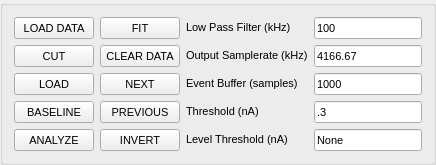
       <widget class="QGroupBox" name="groupBox">
        <property name="sizePolicy">
         <sizepolicy hsizetype="Fixed" vsizetype="Fixed">
          <horstretch>0</horstretch>
          <verstretch>0</verstretch>
         </sizepolicy>
        </property>
        <layout class="QGridLayout" name="gridLayout_2">
         <item row="0" column="0">
          <layout class="QGridLayout" name="gridLayout_14">
           <item row="3" column="0">
            <widget class="QPushButton" name="baselinebutton">
             <property name="sizePolicy">
              <sizepolicy hsizetype="Expanding" vsizetype="Expanding">
               <horstretch>0</horstretch>
               <verstretch>0</verstretch>
              </sizepolicy>
             </property>
             <property name="font">
              <font>
               <family>Arial</family>
               <pointsize>8</pointsize>
               <weight>50</weight>
               <bold>false</bold>
              </font>
             </property>
             <property name="layoutDirection">
              <enum>Qt::LeftToRight</enum>
             </property>
             <property name="autoFillBackground">
              <bool>false</bool>
             </property>
             <property name="text">
              <string>BASELINE</string>
             </property>
            </widget>
           </item>
           <item row="2" column="0">
            <widget class="QPushButton" name="loadbutton">
             <property name="sizePolicy">
              <sizepolicy hsizetype="Expanding" vsizetype="Expanding">
               <horstretch>0</horstretch>
               <verstretch>0</verstretch>
              </sizepolicy>
             </property>
             <property name="font">
              <font>
               <family>Arial</family>
               <pointsize>8</pointsize>
               <weight>50</weight>
               <bold>false</bold>
              </font>
             </property>
             <property name="layoutDirection">
              <enum>Qt::LeftToRight</enum>
             </property>
             <property name="autoFillBackground">
              <bool>false</bool>
             </property>
             <property name="text">
              <string>LOAD</string>
             </property>
            </widget>
           </item>
           <item row="4" column="0">
            <widget class="QPushButton" name="analyzebutton">
             <property name="sizePolicy">
              <sizepolicy hsizetype="Expanding" vsizetype="Expanding">
               <horstretch>0</horstretch>
               <verstretch>0</verstretch>
              </sizepolicy>
             </property>
             <property name="font">
              <font>
               <family>Arial</family>
               <pointsize>8</pointsize>
               <weight>50</weight>
               <bold>false</bold>
              </font>
             </property>
             <property name="layoutDirection">
              <enum>Qt::LeftToRight</enum>
             </property>
             <property name="autoFillBackground">
              <bool>false</bool>
             </property>
             <property name="text">
              <string>ANALYZE</string>
             </property>
            </widget>
           </item>
           <item row="3" column="1">
            <widget class="QPushButton" name="previousfilebutton">
             <property name="sizePolicy">
              <sizepolicy hsizetype="Expanding" vsizetype="Expanding">
               <horstretch>0</horstretch>
               <verstretch>0</verstretch>
              </sizepolicy>
             </property>
             <property name="font">
              <font>
               <family>Arial</family>
               <pointsize>8</pointsize>
               <weight>50</weight>
               <bold>false</bold>
              </font>
             </property>
             <property name="layoutDirection">
              <enum>Qt::LeftToRight</enum>
             </property>
             <property name="autoFillBackground">
              <bool>false</bool>
             </property>
             <property name="text">
              <string>PREVIOUS</string>
             </property>
            </widget>
           </item>
           <item row="2" column="1">
            <widget class="QPushButton" name="nextfilebutton">
             <property name="sizePolicy">
              <sizepolicy hsizetype="Expanding" vsizetype="Expanding">
               <horstretch>0</horstretch>
               <verstretch>0</verstretch>
              </sizepolicy>
             </property>
             <property name="font">
              <font>
               <family>Arial</family>
               <pointsize>8</pointsize>
               <weight>50</weight>
               <bold>false</bold>
              </font>
             </property>
             <property name="layoutDirection">
              <enum>Qt::LeftToRight</enum>
             </property>
             <property name="autoFillBackground">
              <bool>false</bool>
             </property>
             <property name="text">
              <string>NEXT</string>
             </property>
            </widget>
           </item>
           <item row="1" column="1">
            <widget class="QPushButton" name="clearscatterbutton">
             <property name="sizePolicy">
              <sizepolicy hsizetype="Expanding" vsizetype="Expanding">
               <horstretch>0</horstretch>
               <verstretch>0</verstretch>
              </sizepolicy>
             </property>
             <property name="minimumSize">
              <size>
               <width>0</width>
               <height>5</height>
              </size>
             </property>
             <property name="font">
              <font>
               <family>Arial</family>
               <pointsize>8</pointsize>
               <weight>50</weight>
               <bold>false</bold>
              </font>
             </property>
             <property name="layoutDirection">
              <enum>Qt::LeftToRight</enum>
             </property>
             <property name="autoFillBackground">
              <bool>false</bool>
             </property>
             <property name="text">
              <string>CLEAR DATA</string>
             </property>
            </widget>
           </item>
           <item row="4" column="1">
            <widget class="QPushButton" name="invertbutton">
             <property name="sizePolicy">
              <sizepolicy hsizetype="Expanding" vsizetype="Expanding">
               <horstretch>0</horstretch>
               <verstretch>0</verstretch>
              </sizepolicy>
             </property>
             <property name="font">
              <font>
               <family>Arial</family>
               <pointsize>8</pointsize>
               <weight>50</weight>
               <bold>false</bold>
              </font>
             </property>
             <property name="layoutDirection">
              <enum>Qt::LeftToRight</enum>
             </property>
             <property name="autoFillBackground">
              <bool>false</bool>
             </property>
             <property name="text">
              <string>INVERT</string>
             </property>
            </widget>
           </item>
           <item row="1" column="0">
            <widget class="QPushButton" name="cutbutton">
             <property name="sizePolicy">
              <sizepolicy hsizetype="Expanding" vsizetype="Expanding">
               <horstretch>0</horstretch>
               <verstretch>0</verstretch>
              </sizepolicy>
             </property>
             <property name="minimumSize">
              <size>
               <width>0</width>
               <height>5</height>
              </size>
             </property>
             <property name="font">
              <font>
               <family>Arial</family>
               <pointsize>8</pointsize>
               <weight>50</weight>
               <bold>false</bold>
              </font>
             </property>
             <property name="layoutDirection">
              <enum>Qt::LeftToRight</enum>
             </property>
             <property name="autoFillBackground">
              <bool>false</bool>
             </property>
             <property name="text">
              <string>CUT</string>
             </property>
            </widget>
           </item>
           <item row="0" column="0">
            <widget class="QPushButton" name="loaddatabutton">
             <property name="sizePolicy">
              <sizepolicy hsizetype="Expanding" vsizetype="Expanding">
               <horstretch>0</horstretch>
               <verstretch>0</verstretch>
              </sizepolicy>
             </property>
             <property name="font">
              <font>
               <family>Arial</family>
               <pointsize>8</pointsize>
               <weight>50</weight>
               <bold>false</bold>
              </font>
             </property>
             <property name="layoutDirection">
              <enum>Qt::LeftToRight</enum>
             </property>
             <property name="autoFillBackground">
              <bool>false</bool>
             </property>
             <property name="text">
              <string>LOAD DATA</string>
             </property>
            </widget>
           </item>
           <item row="0" column="1">
            <widget class="QPushButton" name="fitbutton">
             <property name="sizePolicy">
              <sizepolicy hsizetype="Expanding" vsizetype="Expanding">
               <horstretch>0</horstretch>
               <verstretch>0</verstretch>
              </sizepolicy>
             </property>
             <property name="font">
              <font>
               <family>Arial</family>
               <pointsize>8</pointsize>
               <weight>50</weight>
               <bold>false</bold>
              </font>
             </property>
             <property name="layoutDirection">
              <enum>Qt::LeftToRight</enum>
             </property>
             <property name="autoFillBackground">
              <bool>false</bool>
             </property>
             <property name="text">
              <string>FIT</string>
             </property>
            </widget>
           </item>
          </layout>
         </item>
         <item row="0" column="3">
          <layout class="QGridLayout" name="gridLayout_15">
           <item row="3" column="1">
            <widget class="QLineEdit" name="thresholdentry">
             <property name="sizePolicy">
              <sizepolicy hsizetype="Fixed" vsizetype="Fixed">
               <horstretch>0</horstretch>
               <verstretch>0</verstretch>
              </sizepolicy>
             </property>
             <property name="font">
              <font>
               <family>Arial</family>
               <pointsize>8</pointsize>
               <weight>50</weight>
               <bold>false</bold>
              </font>
             </property>
             <property name="text">
              <string>.3</string>
             </property>
            </widget>
           </item>
           <item row="2" column="0">
            <widget class="QLabel" name="label_5">
             <property name="sizePolicy">
              <sizepolicy hsizetype="Fixed" vsizetype="Fixed">
               <horstretch>0</horstretch>
               <verstretch>0</verstretch>
              </sizepolicy>
             </property>
             <property name="font">
              <font>
               <family>Arial</family>
               <pointsize>8</pointsize>
               <weight>50</weight>
               <bold>false</bold>
              </font>
             </property>
             <property name="text">
              <string>Event Buffer (samples)</string>
             </property>
            </widget>
           </item>
           <item row="2" column="1">
            <widget class="QLineEdit" name="eventbufferentry">
             <property name="sizePolicy">
              <sizepolicy hsizetype="Fixed" vsizetype="Fixed">
               <horstretch>0</horstretch>
               <verstretch>0</verstretch>
              </sizepolicy>
             </property>
             <property name="font">
              <font>
               <family>Arial</family>
               <pointsize>8</pointsize>
               <weight>50</weight>
               <bold>false</bold>
              </font>
             </property>
             <property name="text">
              <string>1000</string>
             </property>
            </widget>
           </item>
           <item row="1" column="1">
            <widget class="QLineEdit" name="outputsamplerateentry">
             <property name="sizePolicy">
              <sizepolicy hsizetype="Fixed" vsizetype="Fixed">
               <horstretch>0</horstretch>
               <verstretch>0</verstretch>
              </sizepolicy>
             </property>
             <property name="font">
              <font>
               <family>Arial</family>
               <pointsize>8</pointsize>
               <weight>50</weight>
               <bold>false</bold>
              </font>
             </property>
             <property name="text">
              <string>4166.67</string>
             </property>
            </widget>
           </item>
           <item row="0" column="0">
            <widget class="QLabel" name="label">
             <property name="sizePolicy">
              <sizepolicy hsizetype="Fixed" vsizetype="Fixed">
               <horstretch>0</horstretch>
               <verstretch>0</verstretch>
              </sizepolicy>
             </property>
             <property name="font">
              <font>
               <family>Arial</family>
               <pointsize>8</pointsize>
               <weight>50</weight>
               <bold>false</bold>
              </font>
             </property>
             <property name="text">
              <string>Low Pass Filter (kHz)</string>
             </property>
            </widget>
           </item>
           <item row="1" column="0">
            <widget class="QLabel" name="label_2">
             <property name="sizePolicy">
              <sizepolicy hsizetype="Fixed" vsizetype="Fixed">
               <horstretch>0</horstretch>
               <verstretch>0</verstretch>
              </sizepolicy>
             </property>
             <property name="font">
              <font>
               <family>Arial</family>
               <pointsize>8</pointsize>
               <weight>50</weight>
               <bold>false</bold>
              </font>
             </property>
             <property name="text">
              <string>Output Samplerate (kHz)</string>
             </property>
            </widget>
           </item>
           <item row="0" column="1">
            <widget class="QLineEdit" name="LPentry">
             <property name="sizePolicy">
              <sizepolicy hsizetype="Fixed" vsizetype="Fixed">
               <horstretch>0</horstretch>
               <verstretch>0</verstretch>
              </sizepolicy>
             </property>
             <property name="font">
              <font>
               <family>Arial</family>
               <pointsize>8</pointsize>
               <weight>50</weight>
               <bold>false</bold>
              </font>
             </property>
             <property name="text">
              <string>100</string>
             </property>
            </widget>
           </item>
           <item row="4" column="0">
            <widget class="QLabel" name="label_6">
             <property name="sizePolicy">
              <sizepolicy hsizetype="Fixed" vsizetype="Fixed">
               <horstretch>0</horstretch>
               <verstretch>0</verstretch>
              </sizepolicy>
             </property>
             <property name="font">
              <font>
               <family>Arial</family>
               <pointsize>8</pointsize>
               <weight>50</weight>
               <bold>false</bold>
              </font>
             </property>
             <property name="text">
              <string>Level Threshold (nA)</string>
             </property>
            </widget>
           </item>
           <item row="4" column="1">
            <widget class="QLineEdit" name="levelthresholdentry">
             <property name="sizePolicy">
              <sizepolicy hsizetype="Fixed" vsizetype="Fixed">
               <horstretch>0</horstretch>
               <verstretch>0</verstretch>
              </sizepolicy>
             </property>
             <property name="font">
              <font>
               <family>Arial</family>
               <pointsize>8</pointsize>
               <weight>50</weight>
               <bold>false</bold>
              </font>
             </property>
             <property name="text">
              <string>None</string>
             </property>
            </widget>
           </item>
           <item row="3" column="0">
            <widget class="QLabel" name="label_3">
             <property name="sizePolicy">
              <sizepolicy hsizetype="Fixed" vsizetype="Fixed">
               <horstretch>0</horstretch>
               <verstretch>0</verstretch>
              </sizepolicy>
             </property>
             <property name="font">
              <font>
               <family>Arial</family>
               <pointsize>8</pointsize>
               <weight>50</weight>
               <bold>false</bold>
              </font>
             </property>
             <property name="text">
              <string>Threshold (nA)</string>
             </property>
            </widget>
           </item>
          </layout>
         </item>
        </layout>
       </widget>
